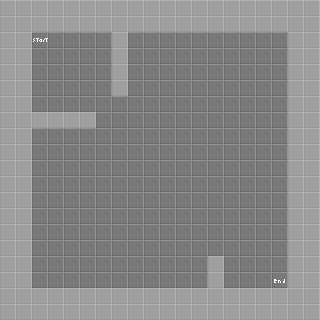

This is a level from a 2D game, rendered from its Tiled map with the project's own tilesets. A one-line summary and the complete map file follow:
An orthogonal 20x20 tile map with 16x16 px tiles, 1 tile layer (Tile Layer 1) and 10 objects (6x wall, 2x button, 2x cube).

<map version="1.0" orientation="orthogonal" renderorder="right-down" width="20" height="20" tilewidth="16" tileheight="16" nextobjectid="85">
 <tileset firstgid="1" name="tilemap" tilewidth="16" tileheight="16" tilecount="16" columns="4">
  <image source="tilemap.png" width="64" height="64" />
  <tile id="4">
   <properties>
    <property name="color" value="1" />
    <property name="group" value="1" />
   </properties>
  </tile>
  <tile id="5">
   <properties>
    <property name="group" value="1" />
    <property name="inverted" type="bool" value="false" />
   </properties>
  </tile>
  <tile id="6">
   <properties>
    <property name="color" value="1" />
   </properties>
  </tile>
 </tileset>
 <layer name="Tile Layer 1" width="20" height="20">
  <data encoding="csv">
2,2,2,2,2,2,2,2,2,2,2,2,2,2,2,2,2,2,2,2,
2,2,2,2,2,2,2,2,2,2,2,2,2,2,2,2,2,2,2,2,
2,2,3,1,1,1,1,2,1,1,1,1,1,1,1,1,1,1,2,2,
2,2,1,1,1,1,1,2,1,1,1,1,1,1,1,1,1,1,2,2,
2,2,1,1,1,1,1,2,1,1,1,1,1,1,1,1,1,1,2,2,
2,2,1,1,1,1,1,2,1,1,1,1,1,1,1,1,1,1,2,2,
2,2,1,1,1,1,1,1,1,1,1,1,1,1,1,1,1,1,2,2,
2,2,2,2,2,2,1,1,1,1,1,1,1,1,1,1,1,1,2,2,
2,2,1,1,1,1,1,1,1,1,1,1,1,1,1,1,1,1,2,2,
2,2,1,1,1,1,1,1,1,1,1,1,1,1,1,1,1,1,2,2,
2,2,1,1,1,1,1,1,1,1,1,1,1,1,1,1,1,1,2,2,
2,2,1,1,1,1,1,1,1,1,1,1,1,1,1,1,1,1,2,2,
2,2,1,1,1,1,1,1,1,1,1,1,1,1,1,1,1,1,2,2,
2,2,1,1,1,1,1,1,1,1,1,1,1,1,1,1,1,1,2,2,
2,2,1,1,1,1,1,1,1,1,1,1,1,1,1,1,1,1,2,2,
2,2,1,1,1,1,1,1,1,1,1,1,1,1,1,1,1,1,2,2,
2,2,1,1,1,1,1,1,1,1,1,1,1,2,1,1,1,1,2,2,
2,2,1,1,1,1,1,1,1,1,1,1,1,2,1,1,1,4,2,2,
2,2,2,2,2,2,2,2,2,2,2,2,2,2,2,2,2,2,2,2,
2,2,2,2,2,2,2,2,2,2,2,2,2,2,2,2,2,2,2,2
</data>
 </layer>
 <objectgroup name="objects">
  <object id="41" name="wall 1" type="wall" gid="6" x="112" y="112" width="16" height="16">
   <properties>
    <property name="group" value="1" />
    <property name="inverted" type="bool" value="false" />
   </properties>
  </object>
  <object id="43" name="button 1" type="button" gid="5" x="80" y="112" width="16" height="16">
   <properties>
    <property name="color" value="1" />
    <property name="group" value="1" />
   </properties>
  </object>
  <object id="47" name="wall 1" type="wall" gid="6" x="112" y="128" width="16" height="16">
   <properties>
    <property name="group" value="1" />
    <property name="inverted" type="bool" value="false" />
   </properties>
  </object>
  <object id="48" name="wall 1" type="wall" gid="6" x="96" y="128" width="16" height="16">
   <properties>
    <property name="group" value="1" />
    <property name="inverted" type="bool" value="false" />
   </properties>
  </object>
  <object id="49" name="cube" type="cube" gid="7" x="192" y="272" width="16" height="16">
   <properties>
    <property name="color" value="2" />
   </properties>
  </object>
  <object id="52" name="button 2" type="button" gid="5" x="240" y="288" width="16" height="16">
   <properties>
    <property name="color" value="2" />
    <property name="group" value="2" />
   </properties>
  </object>
  <object id="53" name="cube" type="cube" gid="7" x="64" y="112" width="16" height="16">
   <properties>
    <property name="color" value="1" />
   </properties>
  </object>
  <object id="54" name="wall 2" type="wall" gid="6" x="256" y="272" width="16" height="16">
   <properties>
    <property name="group" value="2" />
    <property name="inverted" type="bool" value="false" />
   </properties>
  </object>
  <object id="55" name="wall 2" type="wall" gid="6" x="272" y="272" width="16" height="16">
   <properties>
    <property name="group" value="2" />
    <property name="inverted" type="bool" value="false" />
   </properties>
  </object>
  <object id="84" name="wall 2" type="wall" gid="6" x="256" y="288" width="16" height="16">
   <properties>
    <property name="group" value="2" />
    <property name="inverted" type="bool" value="false" />
   </properties>
  </object>
 </objectgroup>
</map>